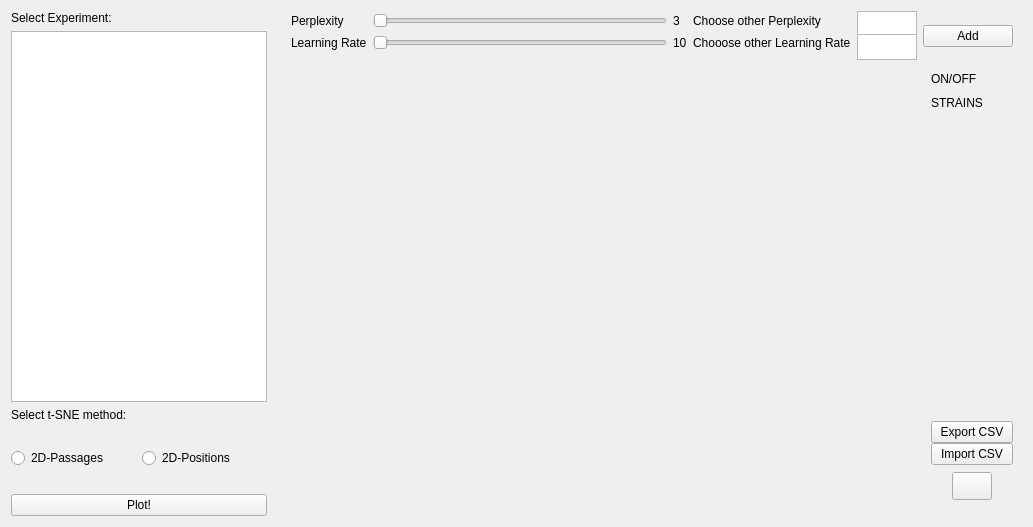
      <widget class="QWidget" name="tSNE">
       <layout class="QHBoxLayout" name="horizontalLayout_6">
        <item>
         <widget class="QFrame" name="frame_8">
          <property name="minimumSize">
           <size>
            <width>260</width>
            <height>500</height>
           </size>
          </property>
          <property name="maximumSize">
           <size>
            <width>500</width>
            <height>1680</height>
           </size>
          </property>
          <property name="frameShape">
           <enum>QFrame::NoFrame</enum>
          </property>
          <property name="frameShadow">
           <enum>QFrame::Plain</enum>
          </property>
          <property name="midLineWidth">
           <number>1</number>
          </property>
          <layout class="QGridLayout" name="gridLayout_10">
           <property name="leftMargin">
            <number>0</number>
           </property>
           <property name="topMargin">
            <number>0</number>
           </property>
           <property name="bottomMargin">
            <number>0</number>
           </property>
           <property name="horizontalSpacing">
            <number>5</number>
           </property>
           <item row="2" column="0">
            <widget class="QLabel" name="label_14">
             <property name="styleSheet">
              <string notr="true">font: 75 13pt &quot;Ubuntu Condensed&quot;;</string>
             </property>
             <property name="text">
              <string>Select t-SNE method:</string>
             </property>
            </widget>
           </item>
           <item row="0" column="0">
            <widget class="QLabel" name="label_13">
             <property name="styleSheet">
              <string notr="true">font: 75 13pt &quot;Ubuntu Condensed&quot;;</string>
             </property>
             <property name="text">
              <string>Select Experiment:</string>
             </property>
            </widget>
           </item>
           <item row="1" column="0">
            <widget class="QTableView" name="tableTSNE">
             <property name="minimumSize">
              <size>
               <width>0</width>
               <height>290</height>
              </size>
             </property>
             <property name="styleSheet">
              <string notr="true">font: 10pt &quot;Ubuntu Condensed&quot;;</string>
             </property>
            </widget>
           </item>
           <item row="4" column="0">
            <widget class="QPushButton" name="tsneButton">
             <property name="maximumSize">
              <size>
               <width>16777215</width>
               <height>30</height>
              </size>
             </property>
             <property name="styleSheet">
              <string notr="true">font: 75 13pt &quot;Ubuntu Condensed&quot;;</string>
             </property>
             <property name="text">
              <string>Plot!</string>
             </property>
            </widget>
           </item>
           <item row="3" column="0">
            <widget class="QFrame" name="frame_10">
             <property name="minimumSize">
              <size>
               <width>0</width>
               <height>60</height>
              </size>
             </property>
             <property name="frameShape">
              <enum>QFrame::NoFrame</enum>
             </property>
             <property name="frameShadow">
              <enum>QFrame::Plain</enum>
             </property>
             <layout class="QGridLayout" name="gridLayout_2">
              <property name="leftMargin">
               <number>0</number>
              </property>
              <property name="topMargin">
               <number>0</number>
              </property>
              <property name="rightMargin">
               <number>0</number>
              </property>
              <property name="bottomMargin">
               <number>0</number>
              </property>
              <item row="0" column="0">
               <widget class="QRadioButton" name="rb_passages">
                <property name="text">
                 <string>2D-Passages</string>
                </property>
               </widget>
              </item>
              <item row="0" column="1">
               <widget class="QRadioButton" name="rb_positions">
                <property name="text">
                 <string>2D-Positions</string>
                </property>
               </widget>
              </item>
             </layout>
            </widget>
           </item>
          </layout>
         </widget>
        </item>
        <item>
         <widget class="QFrame" name="frame_">
          <property name="minimumSize">
           <size>
            <width>730</width>
            <height>500</height>
           </size>
          </property>
          <property name="maximumSize">
           <size>
            <width>16777215</width>
            <height>16777215</height>
           </size>
          </property>
          <property name="frameShape">
           <enum>QFrame::NoFrame</enum>
          </property>
          <property name="frameShadow">
           <enum>QFrame::Plain</enum>
          </property>
          <layout class="QVBoxLayout" name="verticalLayout_4">
           <property name="spacing">
            <number>0</number>
           </property>
           <property name="leftMargin">
            <number>0</number>
           </property>
           <property name="topMargin">
            <number>0</number>
           </property>
           <property name="rightMargin">
            <number>0</number>
           </property>
           <property name="bottomMargin">
            <number>0</number>
           </property>
           <item>
            <widget class="QFrame" name="frame_9">
             <property name="maximumSize">
              <size>
               <width>16777215</width>
               <height>50</height>
              </size>
             </property>
             <property name="frameShape">
              <enum>QFrame::NoFrame</enum>
             </property>
             <property name="frameShadow">
              <enum>QFrame::Plain</enum>
             </property>
             <property name="midLineWidth">
              <number>1</number>
             </property>
             <layout class="QGridLayout" name="gridLayout_3">
              <property name="topMargin">
               <number>0</number>
              </property>
              <property name="verticalSpacing">
               <number>4</number>
              </property>
              <item row="0" column="0">
               <widget class="QLabel" name="label">
                <property name="styleSheet">
                 <string notr="true">font: 75 13pt &quot;Ubuntu Condensed&quot;;</string>
                </property>
                <property name="text">
                 <string>Perplexity</string>
                </property>
               </widget>
              </item>
              <item row="1" column="1">
               <widget class="QSlider" name="lrSlider">
                <property name="orientation">
                 <enum>Qt::Horizontal</enum>
                </property>
               </widget>
              </item>
              <item row="0" column="3">
               <widget class="QLabel" name="label_2">
                <property name="styleSheet">
                 <string notr="true">font: 75 13pt &quot;Ubuntu Condensed&quot;;</string>
                </property>
                <property name="text">
                 <string>Choose other Perplexity</string>
                </property>
               </widget>
              </item>
              <item row="0" column="2">
               <widget class="QLabel" name="perplexity">
                <property name="styleSheet">
                 <string notr="true">font: 75 13pt &quot;Ubuntu Condensed&quot;;</string>
                </property>
                <property name="text">
                 <string>3</string>
                </property>
               </widget>
              </item>
              <item row="0" column="1">
               <widget class="QSlider" name="perplexitySlider">
                <property name="orientation">
                 <enum>Qt::Horizontal</enum>
                </property>
               </widget>
              </item>
              <item row="1" column="2">
               <widget class="QLabel" name="lr">
                <property name="styleSheet">
                 <string notr="true">font: 75 13pt &quot;Ubuntu Condensed&quot;;</string>
                </property>
                <property name="text">
                 <string>10</string>
                </property>
               </widget>
              </item>
              <item row="1" column="0">
               <widget class="QLabel" name="label_8">
                <property name="styleSheet">
                 <string notr="true">font: 75 13pt &quot;Ubuntu Condensed&quot;;</string>
                </property>
                <property name="text">
                 <string>Learning Rate</string>
                </property>
               </widget>
              </item>
              <item row="0" column="4">
               <widget class="QTextEdit" name="newPerplexity">
                <property name="minimumSize">
                 <size>
                  <width>0</width>
                  <height>26</height>
                 </size>
                </property>
                <property name="maximumSize">
                 <size>
                  <width>60</width>
                  <height>40</height>
                 </size>
                </property>
               </widget>
              </item>
              <item row="1" column="4">
               <widget class="QTextEdit" name="newLR">
                <property name="minimumSize">
                 <size>
                  <width>0</width>
                  <height>26</height>
                 </size>
                </property>
                <property name="maximumSize">
                 <size>
                  <width>60</width>
                  <height>40</height>
                 </size>
                </property>
               </widget>
              </item>
              <item row="1" column="3">
               <widget class="QLabel" name="label_9">
                <property name="styleSheet">
                 <string notr="true">font: 75 13pt &quot;Ubuntu Condensed&quot;;</string>
                </property>
                <property name="text">
                 <string>Chooose other Learning Rate</string>
                </property>
               </widget>
              </item>
              <item row="0" column="5" rowspan="2">
               <widget class="QFrame" name="frame_11">
                <property name="minimumSize">
                 <size>
                  <width>90</width>
                  <height>50</height>
                 </size>
                </property>
                <property name="frameShape">
                 <enum>QFrame::NoFrame</enum>
                </property>
                <property name="frameShadow">
                 <enum>QFrame::Plain</enum>
                </property>
                <layout class="QGridLayout" name="gridLayout_8">
                 <property name="leftMargin">
                  <number>0</number>
                 </property>
                 <property name="topMargin">
                  <number>0</number>
                 </property>
                 <property name="rightMargin">
                  <number>0</number>
                 </property>
                 <property name="bottomMargin">
                  <number>0</number>
                 </property>
                 <property name="horizontalSpacing">
                  <number>0</number>
                 </property>
                 <item row="0" column="0">
                  <widget class="QPushButton" name="addPerpLRButton">
                   <property name="text">
                    <string>Add</string>
                   </property>
                  </widget>
                 </item>
                </layout>
               </widget>
              </item>
             </layout>
            </widget>
           </item>
           <item>
            <widget class="QFrame" name="tsneFrame2">
             <property name="minimumSize">
              <size>
               <width>680</width>
               <height>455</height>
              </size>
             </property>
             <property name="frameShape">
              <enum>QFrame::NoFrame</enum>
             </property>
             <property name="frameShadow">
              <enum>QFrame::Plain</enum>
             </property>
             <layout class="QHBoxLayout" name="horizontalLayout_9">
              <property name="spacing">
               <number>0</number>
              </property>
              <property name="leftMargin">
               <number>0</number>
              </property>
              <property name="topMargin">
               <number>0</number>
              </property>
              <property name="rightMargin">
               <number>0</number>
              </property>
              <property name="bottomMargin">
               <number>0</number>
              </property>
              <item>
               <widget class="QFrame" name="tsneFrame3">
                <property name="minimumSize">
                 <size>
                  <width>640</width>
                  <height>455</height>
                 </size>
                </property>
                <property name="frameShape">
                 <enum>QFrame::NoFrame</enum>
                </property>
                <property name="frameShadow">
                 <enum>QFrame::Plain</enum>
                </property>
                <layout class="QVBoxLayout" name="verticalLayout_6">
                 <property name="spacing">
                  <number>0</number>
                 </property>
                 <property name="leftMargin">
                  <number>0</number>
                 </property>
                 <property name="topMargin">
                  <number>0</number>
                 </property>
                 <property name="rightMargin">
                  <number>0</number>
                 </property>
                 <property name="bottomMargin">
                  <number>0</number>
                 </property>
                 <item>
                  <widget class="QFrame" name="tsneFrame">
                   <property name="frameShape">
                    <enum>QFrame::NoFrame</enum>
                   </property>
                   <property name="frameShadow">
                    <enum>QFrame::Plain</enum>
                   </property>
                  </widget>
                 </item>
                 <item>
                  <widget class="QFrame" name="frame_33">
                   <property name="minimumSize">
                    <size>
                     <width>0</width>
                     <height>30</height>
                    </size>
                   </property>
                   <property name="maximumSize">
                    <size>
                     <width>16777215</width>
                     <height>40</height>
                    </size>
                   </property>
                   <property name="frameShape">
                    <enum>QFrame::NoFrame</enum>
                   </property>
                   <property name="frameShadow">
                    <enum>QFrame::Plain</enum>
                   </property>
                   <layout class="QGridLayout" name="gridLayout_12">
                    <property name="leftMargin">
                     <number>0</number>
                    </property>
                    <property name="topMargin">
                     <number>0</number>
                    </property>
                    <property name="rightMargin">
                     <number>0</number>
                    </property>
                    <property name="bottomMargin">
                     <number>0</number>
                    </property>
                    <property name="spacing">
                     <number>0</number>
                    </property>
                    <item row="0" column="0">
                     <widget class="QLabel" name="loading">
                      <property name="text">
                       <string/>
                      </property>
                     </widget>
                    </item>
                   </layout>
                  </widget>
                 </item>
                </layout>
               </widget>
              </item>
              <item>
               <widget class="QFrame" name="frame_15">
                <property name="minimumSize">
                 <size>
                  <width>90</width>
                  <height>0</height>
                 </size>
                </property>
                <property name="maximumSize">
                 <size>
                  <width>200</width>
                  <height>16777215</height>
                 </size>
                </property>
                <property name="frameShape">
                 <enum>QFrame::NoFrame</enum>
                </property>
                <property name="frameShadow">
                 <enum>QFrame::Plain</enum>
                </property>
                <layout class="QVBoxLayout" name="verticalLayout_7">
                 <property name="spacing">
                  <number>0</number>
                 </property>
                 <property name="leftMargin">
                  <number>0</number>
                 </property>
                 <property name="topMargin">
                  <number>0</number>
                 </property>
                 <property name="rightMargin">
                  <number>0</number>
                 </property>
                 <property name="bottomMargin">
                  <number>0</number>
                 </property>
                 <item>
                  <widget class="QFrame" name="frame_18">
                   <property name="maximumSize">
                    <size>
                     <width>16777215</width>
                     <height>60</height>
                    </size>
                   </property>
                   <property name="frameShape">
                    <enum>QFrame::NoFrame</enum>
                   </property>
                   <property name="frameShadow">
                    <enum>QFrame::Plain</enum>
                   </property>
                   <layout class="QVBoxLayout" name="verticalLayout_8">
                    <item>
                     <widget class="QLabel" name="label_12">
                      <property name="styleSheet">
                       <string notr="true">font: 75 13pt &quot;Ubuntu Condensed&quot;;</string>
                      </property>
                      <property name="text">
                       <string>ON/OFF</string>
                      </property>
                     </widget>
                    </item>
                    <item>
                     <widget class="QLabel" name="label_15">
                      <property name="styleSheet">
                       <string notr="true">font: 75 13pt &quot;Ubuntu Condensed&quot;;</string>
                      </property>
                      <property name="text">
                       <string>STRAINS</string>
                      </property>
                     </widget>
                    </item>
                   </layout>
                  </widget>
                 </item>
                 <item>
                  <widget class="QFrame" name="frame_filters">
                   <property name="frameShape">
                    <enum>QFrame::NoFrame</enum>
                   </property>
                   <property name="frameShadow">
                    <enum>QFrame::Plain</enum>
                   </property>
                   <layout class="QVBoxLayout" name="verticalLayout_9">
                    <property name="spacing">
                     <number>0</number>
                    </property>
                    <property name="leftMargin">
                     <number>0</number>
                    </property>
                    <property name="topMargin">
                     <number>0</number>
                    </property>
                    <property name="rightMargin">
                     <number>0</number>
                    </property>
                    <property name="bottomMargin">
                     <number>0</number>
                    </property>
                    <item>
                     <widget class="QFrame" name="frame_sliders">
                      <property name="frameShape">
                       <enum>QFrame::NoFrame</enum>
                      </property>
                      <property name="frameShadow">
                       <enum>QFrame::Plain</enum>
                      </property>
                     </widget>
                    </item>
                    <item>
                     <widget class="QFrame" name="frame_20">
                      <property name="minimumSize">
                       <size>
                        <width>90</width>
                        <height>197</height>
                       </size>
                      </property>
                      <property name="frameShape">
                       <enum>QFrame::NoFrame</enum>
                      </property>
                      <property name="frameShadow">
                       <enum>QFrame::Plain</enum>
                      </property>
                      <layout class="QVBoxLayout" name="verticalLayout_10">
                       <item>
                        <widget class="QFrame" name="frame_19">
                         <property name="frameShape">
                          <enum>QFrame::NoFrame</enum>
                         </property>
                         <property name="frameShadow">
                          <enum>QFrame::Raised</enum>
                         </property>
                        </widget>
                       </item>
                       <item>
                        <widget class="QFrame" name="frame_21">
                         <property name="minimumSize">
                          <size>
                           <width>82</width>
                           <height>86</height>
                          </size>
                         </property>
                         <property name="maximumSize">
                          <size>
                           <width>82</width>
                           <height>86</height>
                          </size>
                         </property>
                         <property name="frameShape">
                          <enum>QFrame::NoFrame</enum>
                         </property>
                         <property name="frameShadow">
                          <enum>QFrame::Plain</enum>
                         </property>
                         <layout class="QVBoxLayout" name="verticalLayout_11">
                          <property name="spacing">
                           <number>0</number>
                          </property>
                          <property name="leftMargin">
                           <number>0</number>
                          </property>
                          <property name="topMargin">
                           <number>0</number>
                          </property>
                          <property name="rightMargin">
                           <number>0</number>
                          </property>
                          <property name="bottomMargin">
                           <number>0</number>
                          </property>
                          <item>
                           <widget class="QPushButton" name="exportCSVTSNE">
                            <property name="text">
                             <string>Export CSV</string>
                            </property>
                           </widget>
                          </item>
                          <item>
                           <widget class="QPushButton" name="importCSVTSNE">
                            <property name="text">
                             <string>Import CSV</string>
                            </property>
                           </widget>
                          </item>
                          <item>
                           <widget class="QFrame" name="frame_63">
                            <property name="frameShape">
                             <enum>QFrame::NoFrame</enum>
                            </property>
                            <property name="frameShadow">
                             <enum>QFrame::Plain</enum>
                            </property>
                            <layout class="QVBoxLayout" name="verticalLayout_34">
                             <property name="spacing">
                              <number>0</number>
                             </property>
                             <property name="leftMargin">
                              <number>0</number>
                             </property>
                             <property name="topMargin">
                              <number>0</number>
                             </property>
                             <property name="rightMargin">
                              <number>0</number>
                             </property>
                             <property name="bottomMargin">
                              <number>0</number>
                             </property>
                             <item>
                              <widget class="QFrame" name="frame_64">
                               <property name="frameShape">
                                <enum>QFrame::NoFrame</enum>
                               </property>
                               <property name="frameShadow">
                                <enum>QFrame::Plain</enum>
                               </property>
                               <layout class="QGridLayout" name="gridLayout_26">
                                <property name="leftMargin">
                                 <number>0</number>
                                </property>
                                <property name="topMargin">
                                 <number>0</number>
                                </property>
                                <property name="rightMargin">
                                 <number>0</number>
                                </property>
                                <property name="bottomMargin">
                                 <number>0</number>
                                </property>
                                <property name="spacing">
                                 <number>0</number>
                                </property>
                                <item row="0" column="0">
                                 <widget class="QPushButton" name="home5">
                                  <property name="maximumSize">
                                   <size>
                                    <width>40</width>
                                    <height>28</height>
                                   </size>
                                  </property>
                                  <property name="text">
                                   <string/>
                                  </property>
                                 </widget>
                                </item>
                               </layout>
                              </widget>
                             </item>
                            </layout>
                           </widget>
                          </item>
                         </layout>
                        </widget>
                       </item>
                      </layout>
                     </widget>
                    </item>
                   </layout>
                  </widget>
                 </item>
                </layout>
               </widget>
              </item>
             </layout>
            </widget>
           </item>
          </layout>
         </widget>
        </item>
       </layout>
      </widget>
